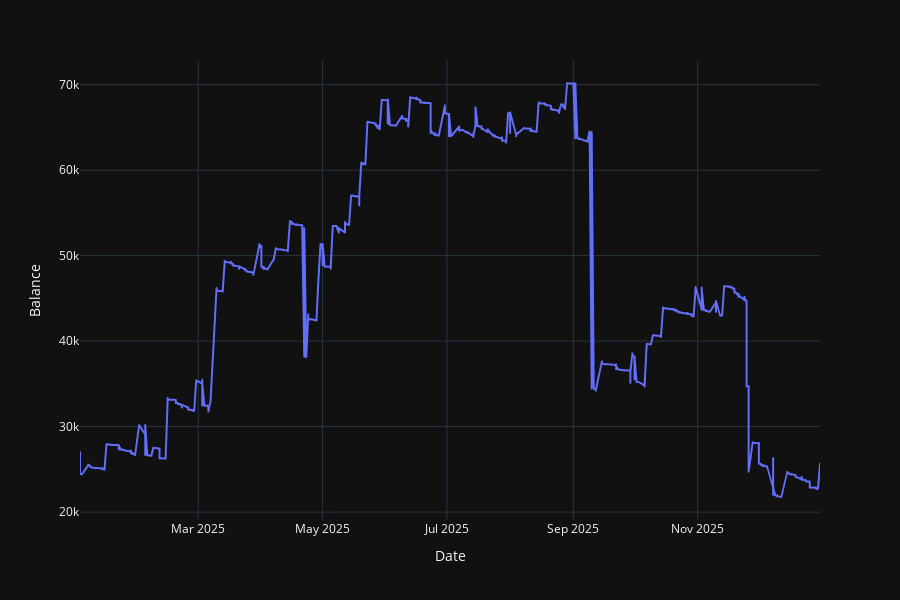

The cell this chart's notebook holds for it:
### Code cell
# make_linegraph(df_07days,'7 days')
# make_linegraph(df_30days,'30 days')
# make_linegraph(df_90days,'90 days')
make_linegraph(df_year,'Year')

### Figure 1 — Plotly figure (JSON) as saved in the notebook; plotly's stock layout.template omitted (floating-point values rounded to 4 significant figures; data arrays with more than 128 entries replaced by an {"elided": "..."} marker saying what was removed)
{"data": [{"customdata": {"elided": "1185x3 mixed values"}, "hovertemplate": "Date=%{x}<br>Balance=%{y}<br>Category=%{customdata[0]}<br>Location=%{customdata[1]}<br>Delta=%{customdata[2]}<extra></extra>", "legendgroup": "", "line": {"color": "#636efa", "dash": "solid"}, "marker": {"symbol": "circle"}, "mode": "lines", "name": "", "showlegend": false, "type": "scattergl", "x": {"elided": "1185 str values"}, "xaxis": "x", "y": {"elided": "1185 float values"}, "yaxis": "y"}], "layout": {"height": 600, "legend": {"tracegroupgap": 0}, "margin": {"t": 60}, "xaxis": {"anchor": "y", "domain": [0, 1], "title": {"text": "Date"}}, "yaxis": {"anchor": "x", "domain": [0, 1], "title": {"text": "Balance"}}}}
